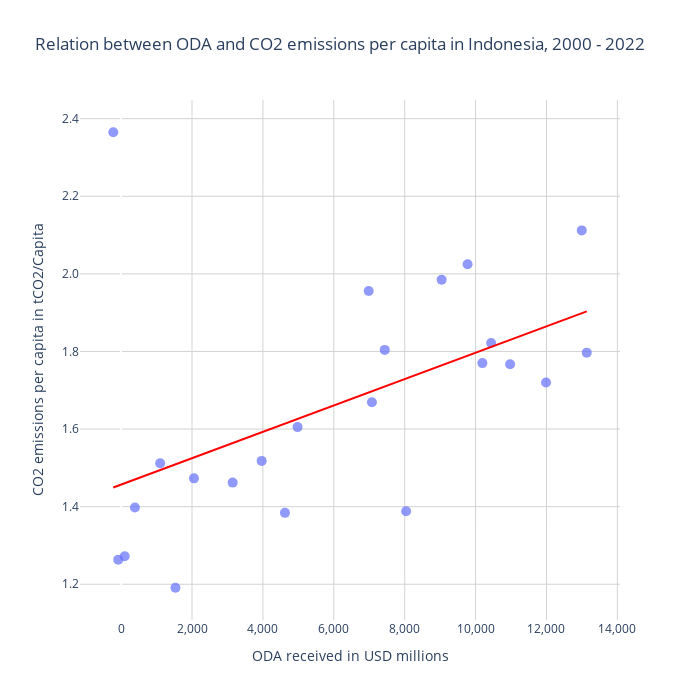

Notebook cell for this chart:
### Markdown cell above
I then plotted the two datasets against each other, also adjusting for better visual clarity and readability.

### Code cell
fig3 = px.scatter(
    indo_data,
    x='ODA received in USD millions',
    y='CO2 emissions per capita in tCO2/Capita',
    title='Relation between ODA and CO2 emissions per capita in Indonesia, 2000 - 2022',
    trendline="ols",
    height=700,  
    width=700
)

fig3.update_traces(marker=dict(size=10, opacity=0.7), line=dict(color="red")) 

fig3.update_layout(
    xaxis=dict(
        tickformat=",",  
        title=dict(font=dict(size=14)),
        gridcolor="lightgray"
    ),
    yaxis=dict(
        tickformat=".1f",  # One decimal point
        title=dict(font=dict(size=14)),
        gridcolor="lightgray"
    ),
    plot_bgcolor="white",  
)

fig3.show()

### Figure 1 — Plotly figure (JSON) as saved in the notebook; plotly's stock layout.template omitted (floating-point values rounded to 4 significant figures)
{"data": [{"hovertemplate": "ODA received in USD millions=%{x}<br>CO2 emissions per capita in tCO2/Capita=%{y}<extra></extra>", "legendgroup": "", "line": {"color": "red"}, "marker": {"color": "#636efa", "opacity": 0.7, "size": 10, "symbol": "circle"}, "mode": "markers", "name": "", "orientation": "v", "showlegend": false, "type": "scatter", "x": [1533.0, -81.17, 101.6, 4622.0, 389.9, 8040.0, 3147.0, 1102.0, 2055.0, 3965.0, 4979.0, 10440.0, 7437.0, 7075.0, 10970.0, 10190.0, 11990.0, 13140.0, 9042.0, 13000.0, 6984.0, 9773.0, -221.4], "xaxis": "x", "y": [1.191, 1.263, 1.272, 1.384, 1.398, 1.388, 1.462, 1.512, 1.473, 1.518, 1.605, 1.822, 1.804, 1.669, 1.767, 1.77, 1.72, 1.797, 1.985, 2.112, 1.956, 2.025, 2.365], "yaxis": "y"}, {"hovertemplate": "<b>OLS trendline</b><br>CO2 emissions per capita in tCO2/Capita = 3.39802e-05 * ODA received in USD millions + 1.45705<br>R<sup>2</sup>=0.259272<br><br>ODA received in USD millions=%{x}<br>CO2 emissions per capita in tCO2/Capita=%{y} <b>(trend)</b><extra></extra>", "legendgroup": "", "line": {"color": "red"}, "marker": {"color": "#636efa", "opacity": 0.7, "size": 10, "symbol": "circle"}, "mode": "lines", "name": "", "showlegend": false, "type": "scatter", "x": [-221.4, -81.17, 101.6, 389.9, 1102.0, 1533.0, 2055.0, 3147.0, 3965.0, 4622.0, 4979.0, 6984.0, 7075.0, 7437.0, 8040.0, 9042.0, 9773.0, 10190.0, 10440.0, 10970.0, 11990.0, 13000.0, 13140.0], "xaxis": "x", "y": [1.45, 1.454, 1.461, 1.47, 1.494, 1.509, 1.527, 1.564, 1.592, 1.614, 1.626, 1.694, 1.697, 1.71, 1.73, 1.764, 1.789, 1.803, 1.812, 1.83, 1.864, 1.899, 1.903], "yaxis": "y"}], "layout": {"height": 700, "legend": {"tracegroupgap": 0}, "plot_bgcolor": "white", "title": {"text": "Relation between ODA and CO2 emissions per capita in Indonesia, 2000 - 2022"}, "width": 700, "xaxis": {"anchor": "y", "autorange": true, "domain": [0, 1], "gridcolor": "lightgray", "range": [-1159.0, 14070.0], "tickformat": ",", "title": {"font": {"size": 14}, "text": "ODA received in USD millions"}, "type": "linear"}, "yaxis": {"anchor": "x", "autorange": true, "domain": [0, 1], "gridcolor": "lightgray", "range": [1.108, 2.448], "tickformat": ".1f", "title": {"font": {"size": 14}, "text": "CO2 emissions per capita in tCO2/Capita"}, "type": "linear"}}}
